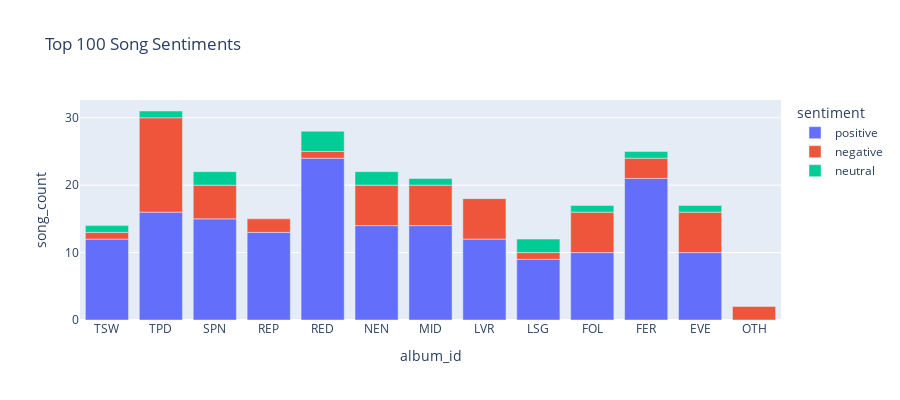

The notebook cell saved with this chart:
### Code cell
all_song_sent = pd.DataFrame(group_lyric.groupby(['album_id', 'sentiment'])['track_id'].count())
all_song_sent.columns = ['song_count']
all_song_sent

all_song_sent = all_song_sent.reset_index()
all_song_sent = all_song_sent.sort_values(by=['album_id','song_count'], ascending = False)

fig = px.bar(all_song_sent, x = 'album_id', y = 'song_count', color = 'sentiment',
             labels = {'y':'No of songs','x':'Sentiment'},
             title = 'Top 100 Song Sentiments',
             height = 400, width = 900)
fig.show()

### Figure 1 — Plotly figure (JSON) as saved in the notebook; plotly's stock layout.template omitted (floating-point values rounded to 4 significant figures)
{"data": [{"hovertemplate": "sentiment=positive<br>album_id=%{x}<br>song_count=%{y}<extra></extra>", "legendgroup": "positive", "marker": {"color": "#636efa", "pattern": {"shape": ""}}, "name": "positive", "orientation": "v", "showlegend": true, "textposition": "auto", "type": "bar", "x": ["TSW", "TPD", "SPN", "REP", "RED", "NEN", "MID", "LVR", "LSG", "FOL", "FER", "EVE"], "xaxis": "x", "y": [12, 16, 15, 13, 24, 14, 14, 12, 9, 10, 21, 10], "yaxis": "y"}, {"hovertemplate": "sentiment=negative<br>album_id=%{x}<br>song_count=%{y}<extra></extra>", "legendgroup": "negative", "marker": {"color": "#EF553B", "pattern": {"shape": ""}}, "name": "negative", "orientation": "v", "showlegend": true, "textposition": "auto", "type": "bar", "x": ["TSW", "TPD", "SPN", "REP", "RED", "OTH", "NEN", "MID", "LVR", "LSG", "FOL", "FER", "EVE"], "xaxis": "x", "y": [1, 14, 5, 2, 1, 2, 6, 6, 6, 1, 6, 3, 6], "yaxis": "y"}, {"hovertemplate": "sentiment=neutral<br>album_id=%{x}<br>song_count=%{y}<extra></extra>", "legendgroup": "neutral", "marker": {"color": "#00cc96", "pattern": {"shape": ""}}, "name": "neutral", "orientation": "v", "showlegend": true, "textposition": "auto", "type": "bar", "x": ["TSW", "TPD", "SPN", "RED", "NEN", "MID", "LSG", "FOL", "FER", "EVE"], "xaxis": "x", "y": [1, 1, 2, 3, 2, 1, 2, 1, 1, 1], "yaxis": "y"}], "layout": {"barmode": "relative", "height": 400, "legend": {"title": {"text": "sentiment"}, "tracegroupgap": 0}, "title": {"text": "Top 100 Song Sentiments"}, "width": 900, "xaxis": {"anchor": "y", "domain": [0, 1], "title": {"text": "album_id"}}, "yaxis": {"anchor": "x", "domain": [0, 1], "title": {"text": "song_count"}}}}
